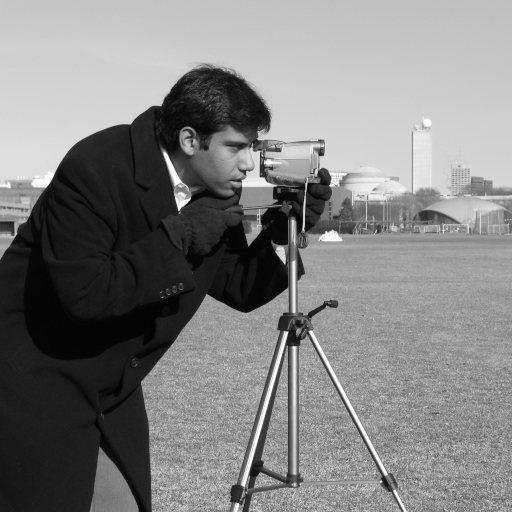
%> input picture Lab7-Traditional-vs-DnCNN-Filters/camera_image.png, 512 x 512 px
$ octave Lab7_traditional_vs_dncnn.m   (GNU Octave 9; MATLAB toolbox functions it lacks are replaced by stand-ins)
%> lines starting %> are read from the running program, lines starting %| are printed output that depends on the picture
%% Lab 7: Traditional versus DnCNN Gaussian Denoising
% Course: Mathematical Algorithms (DSP) - Image Processing Labs
% Requires Image Processing Toolbox for imnoise, wiener2, etc.
% DnCNN comparison additionally requires the relevant installed MATLAB
% deep-learning functionality and pretrained network support files.
% Figures and measurements are saved beside this script.
close all; clear; clc;
rng(7);  % Reproducible Gaussian noise realization

projectDir = fileparts(mfilename('fullpath'));
if isempty(projectDir), projectDir = pwd; end
imageFile = fullfile(projectDir, 'camera_image.png');
if ~isfile(imageFile)
    error('Bundled file camera_image.png is missing. Extract the whole ZIP.');
end
outputDir = fullfile(projectDir, 'results');
if ~exist(outputDir,'dir'), mkdir(outputDir); end

%% 1) Load image and add Gaussian noise
originalImage = im2double(imread(imageFile));
%> originalImage: size 512x512 double; min 0, max 1, mean 0.506
if size(originalImage,3)==3, originalImage = rgb2gray(originalImage); end
noiseSigma = 0.04;
noisyImage = imnoise(originalImage, 'gaussian', 0, noiseSigma^2);

%% 2) Traditional denoising methods
% Include the instructor's 5x5 adaptive Wiener filter plus mean, median,
% and Gaussian filters listed in the learning outcomes.
traditionalFiltered = wiener2(noisyImage, [5 5], noiseSigma^2);
meanFiltered = imfilter(noisyImage, fspecial('average',[3 3]), 'replicate');
medianFiltered = medfilt2(noisyImage, [3 3], 'symmetric');
gaussianFiltered = imgaussfilt(noisyImage, 0.8, 'Padding','replicate');

%% 3) Pretrained DnCNN (optional if the network is available)
dncnnAvailable = false;
dncnnMessage = '';
aiFiltered = [];
try
    if exist('denoisingNetwork','file') == 0 || exist('denoiseImage','file') == 0
        error('denoisingNetwork or denoiseImage is not available in this MATLAB installation.');
    end
    net = denoisingNetwork('DnCNN');
    aiFiltered = denoiseImage(noisyImage, net);
    dncnnAvailable = true;
catch ME
    dncnnMessage = ME.message;
    fprintf('\nDnCNN skipped: %s\n', dncnnMessage);
    fprintf('Install the required toolbox/network support package to include DnCNN results.\n');
end

%% 4) Compute quality metrics relative to the known clean image
methods = {'Noisy'; 'Mean 3x3'; 'Median 3x3'; 'Gaussian blur'; 'Wiener 5x5'};
images = {noisyImage, meanFiltered, medianFiltered, gaussianFiltered, traditionalFiltered};
%> images = 5 items
if dncnnAvailable
    methods{end+1,1} = 'DnCNN';
    images{end+1} = aiFiltered;
end
numMethods = numel(methods);
mseValues = zeros(numMethods,1);
psnrValues = zeros(numMethods,1);
ssimValues = zeros(numMethods,1);
for k=1:numMethods
    candidate = min(max(double(images{k}), 0), 1);
    mseValues(k) = immse(candidate, originalImage);
    psnrValues(k) = psnr(candidate, originalImage);
    ssimValues(k) = ssim(candidate, originalImage);
end
%> after the loop, mseValues = [0.00156; 0.00132; 0.00119; 0.00097; 0.00055]; psnrValues = [28.07; 28.81; 29.24; 30.13; 32.6]; ssimValues = [0.597; 0.776; 0.748; 0.815; 0.875]
metrics = table(methods, mseValues, psnrValues, ssimValues, ...
    'VariableNames', {'Method','MSE','PSNR_dB','SSIM'});
%> metrics = 5 items; MSE, PSNR_dB and SSIM: 0.00156 28.07 0.597, 0.00132 28.81 0.776, 0.00119 29.24 0.748, 0.00097 30.13 0.815, 0.00055 32.6 0.875
disp('--- Image quality comparison (higher PSNR/SSIM and lower MSE are better) ---');
disp(metrics);
writetable(metrics, fullfile(outputDir,'quality_metrics.csv'));

%% 5) Overview of the input and traditional methods
fig1 = figure('Name','Lab 7: Traditional filter comparison','Color','w');
labels = {'Original image','Gaussian noisy','Mean 3x3', ...
          'Median 3x3','Gaussian blur','Wiener 5x5'};
views = {originalImage,noisyImage,meanFiltered,medianFiltered, ...
         gaussianFiltered,traditionalFiltered};
%> views = 6 items
for k=1:6
    subplot(2,3,k);
    imshow(views{k}, [0 1]);
    title(labels{k},'Color','k');
end
sgtitle('Gaussian noise: traditional denoising methods','Color','k');
exportgraphics(fig1,fullfile(outputDir,'01_traditional_filters.png'),'Resolution',170);

%% 6) Requested original / noisy / Wiener / DnCNN comparison
if dncnnAvailable
    fig2 = figure('Name','Lab 7: Wiener versus DnCNN','Color','w');
    comps = {originalImage,noisyImage,traditionalFiltered,aiFiltered};
    compLabels = {'Original','Gaussian noise','Wiener 5x5','DnCNN'};
    for k=1:4
        subplot(1,4,k); imshow(comps{k},[0 1]);
        title(compLabels{k},'Color','k');
    end
    sgtitle('Traditional (Wiener) versus pretrained DnCNN','Color','k');
    exportgraphics(fig2,fullfile(outputDir,'02_wiener_vs_dncnn.png'),'Resolution',170);
else
    fprintf('Figure 02 not generated because the pretrained DnCNN could not run.\n');
end

%% 7) Quantitative comparisons
fig3 = figure('Name','Lab 7: Quality metrics','Color','w');
subplot(1,3,1); bar(mseValues); title('MSE (lower is better)','Color','k');
ylabel('Mean squared error'); grid on;
subplot(1,3,2); bar(psnrValues); title('PSNR (higher is better)','Color','k');
ylabel('PSNR (dB)'); grid on;
subplot(1,3,3); bar(ssimValues); title('SSIM (higher is better)','Color','k');
ylabel('SSIM'); grid on;
for a=1:3
    subplot(1,3,a); xticks(1:numMethods); xticklabels(methods);
    xtickangle(45);
end
sgtitle('Quality metrics measured against the clean reference','Color','k');
set(fig3,'Position',[100 100 1400 530]);
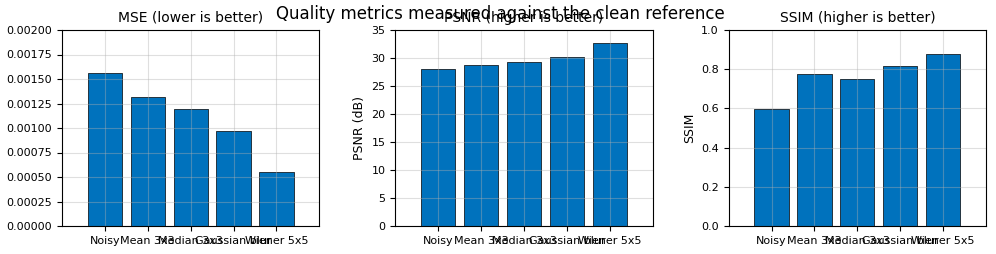
%> figure redrawn from the program's plot data, 3 panels; panel 1: tallest bar 0.00156 high, from x = 0.6 to 1.4; panel 2: tallest bar 32.6 high, from x = 4.6 to 5.4; panel 3: tallest bar 0.875 high, from x = 4.6 to 5.4
exportgraphics(fig3,fullfile(outputDir,'03_quality_metrics.png'),'Resolution',170);

%% 8) Model details for reproducibility
fid = fopen(fullfile(outputDir,'run_summary.txt'),'w');
if fid ~= -1
    fprintf(fid,'MATLAB version: %s\n',version);
    fprintf(fid,'Input image: camera_image.png\n');
    fprintf(fid,'Noise: Gaussian, variance %.6f, sigma %.4f, RNG seed 7\n',noiseSigma^2,noiseSigma);
    fprintf(fid,'DnCNN ran successfully: %d\n',dncnnAvailable);
    if ~dncnnAvailable, fprintf(fid,'DnCNN unavailable: %s\n',dncnnMessage); end
    fclose(fid);
end
fprintf('\nResults saved in: %s\n',outputDir);
if ~dncnnAvailable
    fprintf('IMPORTANT: The required DnCNN comparison is incomplete until the network runs.\n');
end
